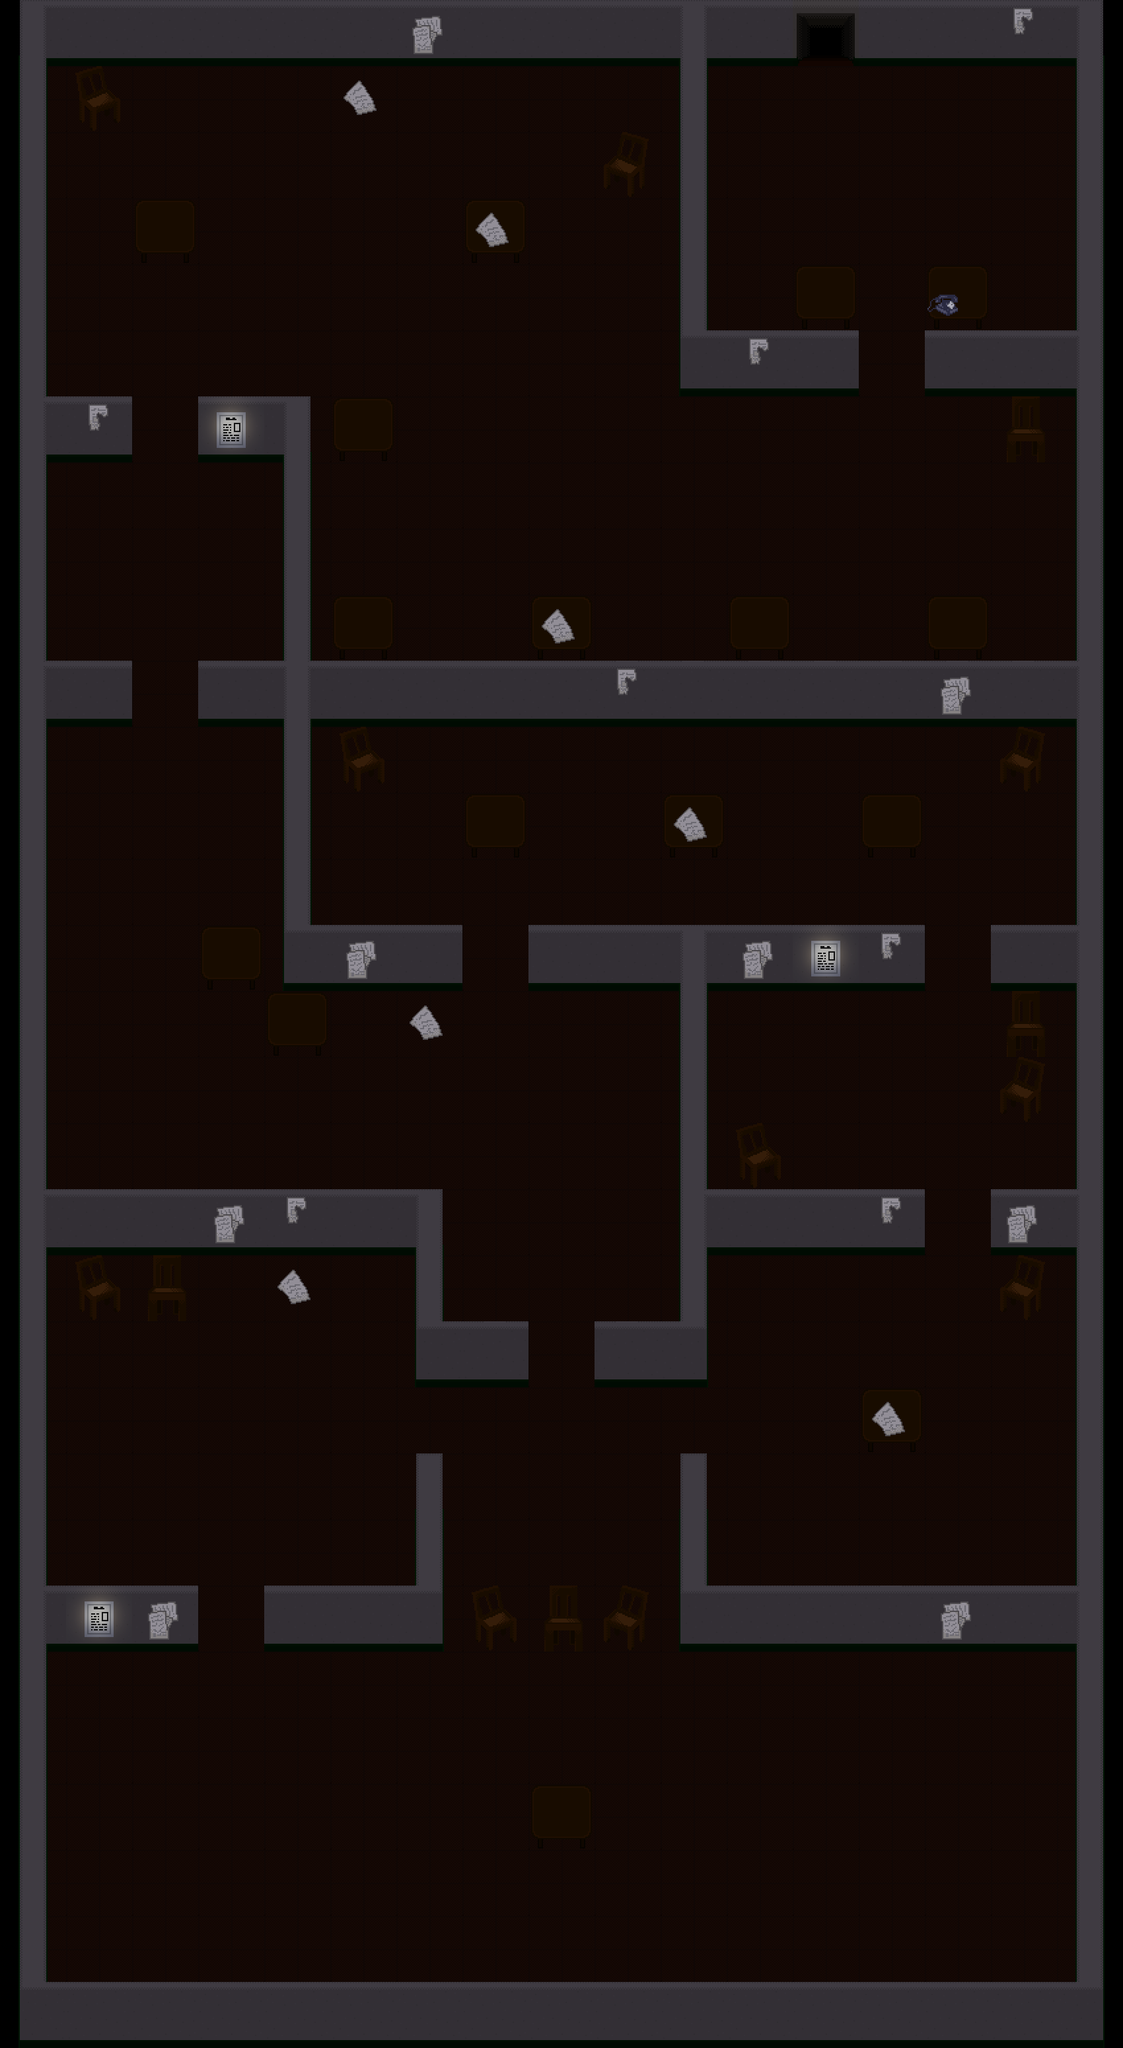

Tiled map render using the project's own tile images. Description and the map definition, with tile-layer contents summarised, below:
An orthogonal 17x31 tile map with 100x100 px tiles, 5 tile layers (background, walls, Tables, DetailsUnder, ...) and 22 objects (7x mguard_start, 3x checkpoint, texttrigger, player_start, load_level).

<map version="1.0" tiledversion="1.0.3" orientation="orthogonal" renderorder="right-down" width="17" height="31" tilewidth="100" tileheight="100" nextobjectid="19">
 <tileset firstgid="1" name="Inside" tilewidth="100" tileheight="100" tilecount="28" columns="7">
  <image source="Tiles_Inside.png" width="700" height="400" />
  <tile id="3">
   <objectgroup draworder="index">
    <object id="1" x="29" y="65" width="42" height="35" />
   </objectgroup>
  </tile>
  <tile id="7">
   <objectgroup draworder="index">
    <object id="1" x="28.3636" y="0.181818" width="71.4545" height="99.6364" />
   </objectgroup>
  </tile>
  <tile id="9">
   <objectgroup draworder="index">
    <object id="4" x="0.363636" y="0" width="71.4545" height="99.8182" />
   </objectgroup>
  </tile>
  <tile id="10">
   <objectgroup draworder="index">
    <object id="1" x="28" y="-1" width="42" height="99" />
   </objectgroup>
  </tile>
  <tile id="14">
   <objectgroup draworder="index">
    <object id="1" x="27.6364" y="0" width="72" height="99.8182" />
   </objectgroup>
  </tile>
  <tile id="16">
   <objectgroup draworder="index">
    <object id="1" x="0.181818" y="0.181818" width="71.6364" height="99.8182" />
   </objectgroup>
  </tile>
  <tile id="17">
   <objectgroup draworder="index">
    <object id="1" x="28" y="3" width="43" height="97" />
   </objectgroup>
  </tile>
  <tile id="21">
   <objectgroup draworder="index">
    <object id="1" x="27.6364" y="-0.727273" width="72.5455" height="100.545" />
   </objectgroup>
  </tile>
  <tile id="23">
   <objectgroup draworder="index">
    <object id="1" x="0" y="0.181818" width="71.6364" height="99.8182" />
   </objectgroup>
  </tile>
 </tileset>
 <layer name="background" width="17" height="31">
  <properties>
   <property name="nocollide" value="true" />
   <property name="tileset" value="Inside" />
  </properties>
  <data>[527 cells, 493 non-empty, 3 distinct tile ids]</data>
 </layer>
 <layer name="walls" width="17" height="31">
  <properties>
   <property name="tileset" value="Inside" />
  </properties>
  <data>[527 cells, 183 non-empty, 17 distinct tile ids]</data>
 </layer>
 <layer name="Tables" width="17" height="31">
  <properties>
   <property name="istable" value="true" />
   <property name="tileset" value="Inside" />
  </properties>
  <data>[527 cells, 16 non-empty, 1 distinct tile ids]</data>
 </layer>
 <layer name="DetailsUnder" width="17" height="31">
  <properties>
   <property name="nocollide" value="true" />
   <property name="tileset" value="Inside" />
  </properties>
  <data>[527 cells, 3 non-empty, 1 distinct tile ids]</data>
 </layer>
 <layer name="DetailsOver" width="17" height="31">
  <properties>
   <property name="nocollide" value="true" />
   <property name="over" value="true" />
   <property name="tileset" value="Inside" />
  </properties>
  <data>[527 cells, 20 non-empty, 4 distinct tile ids]</data>
 </layer>
 <objectgroup name="TextTrigger">
  <object id="7" name="texttrigger" type="texttrigger" x="1300" y="400" width="100" height="100">
   <properties>
    <property name="description" value="*RING* Hey its me, Ben Chang! I'm trapped in the basement please help!" />
    <property name="ischang" value="true" />
   </properties>
  </object>
 </objectgroup>
 <objectgroup name="player_start">
  <object id="2" name="start" type="player_start" x="1300" y="2700" width="100" height="100" />
 </objectgroup>
 <objectgroup name="Ghosts">
  <object id="8" name="ghost" type="mguard_start" x="751.333" y="2551.33">
   <properties>
    <property name="mode" value="loop" />
    <property name="nurse" value="false" />
    <property name="speed" value="200" />
   </properties>
   <polyline points="-1.33333,50.6667 0,398 200.667,400.667 200,48.6667" />
  </object>
  <object id="9" name="ghost" type="mguard_start" x="251.333" y="2034">
   <properties>
    <property name="mode" value="loop" />
    <property name="nurse" value="false" />
    <property name="speed" value="120" />
   </properties>
   <polyline points="292.667,19.6667 -100,20 -99.333,320.667 300,318.667" />
  </object>
  <object id="12" name="ghost" type="mguard_start" x="1427" y="2100">
   <properties>
    <property name="mode" value="loop" />
    <property name="nurse" value="false" />
    <property name="speed" value="200" />
   </properties>
   <polyline points="-280.333,-151.333 -281,250 24.667,250.667 23,-149.333" />
  </object>
  <object id="13" name="ghost" type="mguard_start" x="1050" y="1220">
   <properties>
    <property name="mode" value="loop" />
    <property name="nurse" value="false" />
    <property name="speed" value="200" />
   </properties>
   <polyline points="-400.333,-67.3333 -404,129 400.667,134.667 401,-68.3333" />
  </object>
  <object id="16" name="ghost" type="mguard_start" x="930.667" y="1876">
   <properties>
    <property name="mode" value="yoyo" />
    <property name="nurse" value="false" />
    <property name="speed" value="100" />
   </properties>
   <polyline points="-286.667,-229.333 -78.6663,-226.667 -79.3333,172.334" />
  </object>
  <object id="17" name="ghost" type="mguard_start" x="328" y="1428">
   <properties>
    <property name="mode" value="yoyo" />
    <property name="nurse" value="false" />
    <property name="speed" value="100" />
   </properties>
   <polyline points="-78.6663,-226.667 -79.3333,172.334" />
  </object>
  <object id="18" name="ghost" type="mguard_start" x="910" y="344">
   <properties>
    <property name="mode" value="yoyo" />
    <property name="nurse" value="false" />
    <property name="speed" value="250" />
   </properties>
   <polyline points="-553.333,4.667 -254,4 -256.333,410.667 138,410.667" />
  </object>
 </objectgroup>
 <objectgroup name="checkpoints">
  <object id="3" name="checkpoint" type="checkpoint" x="100" y="2500" width="100" height="100">
   <properties>
    <property name="description" value="Oh, a Game Jam poster. Looks like the next one is coming up soon. That’s a way to test how well coffee keeps you up." />
   </properties>
  </object>
  <object id="4" name="checkpoint" type="checkpoint" x="1200" y="1501" width="100" height="100">
   <properties>
    <property name="description" value="Huh, a poster for Genericon? Isn’t it a little too early for that? Maybe this year they’ll have some more interesting games." />
   </properties>
  </object>
  <object id="5" name="checkpoint" type="checkpoint" x="300.25" y="701.25" width="100" height="100">
   <properties>
    <property name="description" value="“Diamond Fish Tournament this Friday”, huh? They’re going to run out of fish ideas in a few years." />
   </properties>
  </object>
 </objectgroup>
 <objectgroup name="LoadLevel">
  <object id="6" name="loadlevel" type="load_level" x="1200" y="100" width="100" height="100">
   <properties>
    <property name="Description" value="ADD A DESCRIPTION YOU DINGUS" />
   </properties>
  </object>
 </objectgroup>
</map>